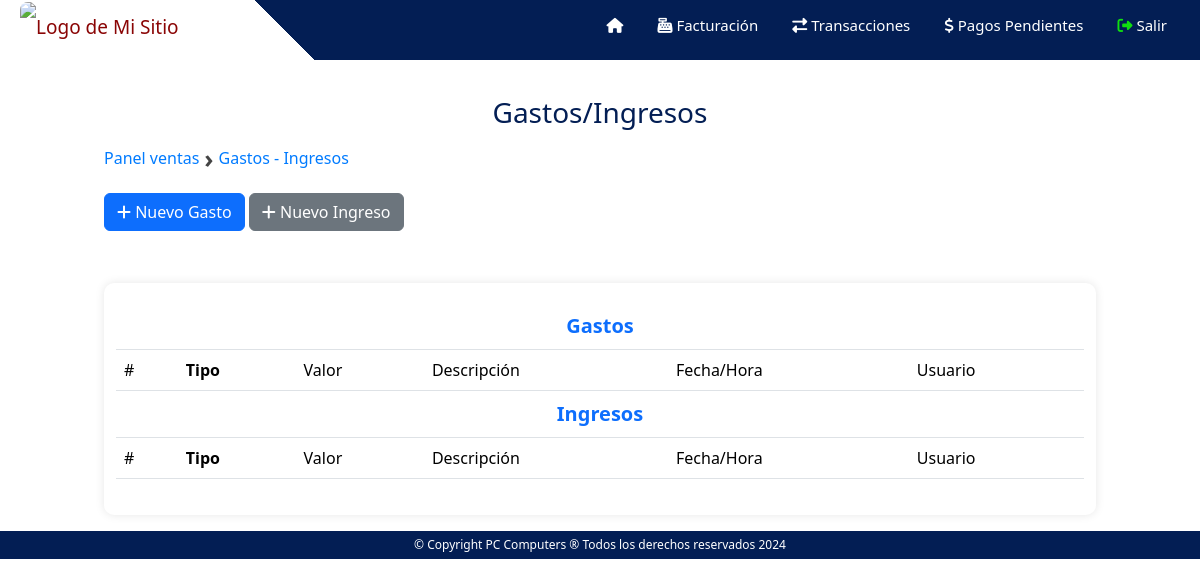
The page /ventas/gastos (signed in) on the database as committed earlier.
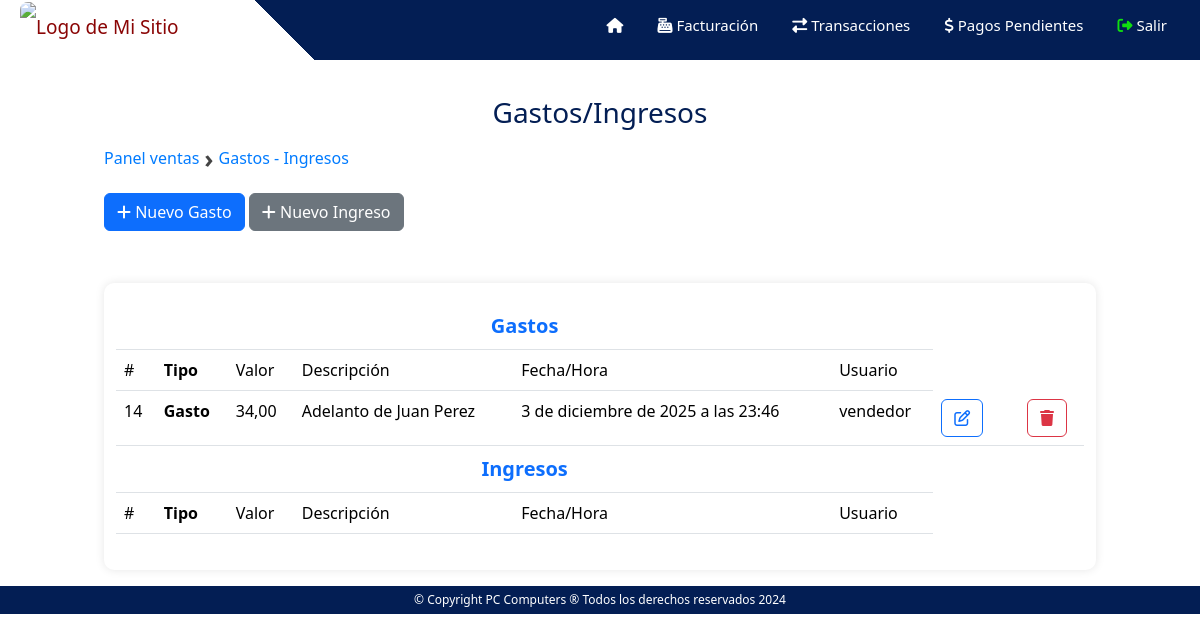
The same page on the database as committed later.
### operacion/models.py (models this page shows)
class Gasto(models.Model):
    caja = models.ForeignKey(Caja, on_delete=models.CASCADE)
    valor = models.DecimalField(max_digits=10, decimal_places=2)
    descripcion = models.CharField(max_length=255)
    fecha_hora = models.DateTimeField(auto_now_add=True)
    usuario = models.CharField(max_length=20,null=True, blank=True)

### ventas/decorators.py (the view)
    def wrapped_view(request, *args, **kwargs):
        if request.user.is_authenticated and request.user.groups.filter(name='Vendedores').exists():
            return view_func(request, *args, **kwargs)
        else:
            return redirect('/')

### ventas/views.py (called while the page is built, shortened)
@vendedor_required
def gastos_ventas(request):
    try:
        vendedor = User.objects.get(username=request.user)
        caja = Caja.objects.filter(cajero=vendedor).latest('fecha_hora_inicio')
        try:
            gastos = Gasto.objects.filter(caja = caja)
            ingresos = Ingreso.objects.filter(caja = caja)
        except Gasto.DoesNotExist:
            gastos = ''
        except Ingreso.DoesNotExist:
            ingresos = ''
        return render(request, 'ventas_gastos.html', {'caja':caja,'gastos':gastos,'ingresos':ingresos})
    except Caja.DoesNotExist:
        return render(request, 'ventas_gastos.html', {})

### templates/ventas_gastos.html (shortened to what this page needs)
{% extends "ventas.html" %}
{% block content %}
{% load static %}
<h3 class="title">Gastos/Ingresos</h3>
<div class="breadcrumb">
    <a href="/ventas">Panel ventas</a>
    <span>›</span>
    <a href="/ventas/ingresos">Gastos - Ingresos</a>
</div>
  {%if caja.estado == 'abierta' %}
    <button type="button" class="btn btn-primary mb-1" data-toggle="modal" data-target="#modalNuevoGasto">
        <i class="fas fa-plus"></i> Nuevo Gasto
    </button>
    <button type="button" class="btn btn-secondary mb-1" data-toggle="modal" data-target="#modalNuevoIngreso">
        <i class="fas fa-plus"></i> Nuevo Ingreso
    </button>
  {%else%}
    <div class="alerta">
        <p class="alerta-icono"><i class="fa-solid fa-ban"></i></p>
        <p class="alerta-leyenda">Apertura la caja para agregar nuevos gastos o ingresos.</p>
    </div>
  {%endif%}
<div class="container mt-5">
  <table class="table">
      <thead>
        <tr>
            <th colspan="6" class="text-center text-primary fs-5">
                <b>Gastos</b>
            </th>
        </tr>
          <tr>
              <th>#</th>
              <th><b>Tipo</b></th>
              <th>Valor</th>
              <th>Descripción</th>
              <th>Fecha/Hora</th>
              <th>Usuario</th>
          </tr>
      </thead>
      <tbody>
           {% for gasto in gastos%}
            <tr>
                <td>{{gasto.id}}</td>
                <td><b>Gasto</b></td>
                <td>{{gasto.valor}}</td>
                <td>{{gasto.descripcion}}</td>
                <td>{{gasto.fecha_hora}}</td>
                <td>{{gasto.usuario}}</td>
                <td><button
                    type="button"
                    class="btn btn-outline-primary btnEditarGasto"
                    data-toggle="modal"
                    data-target="#modalEditarGasto"
                    data-id="{{ gasto.id }}"
                    data-valor="{{ gasto.valor|floatformat:2 }}"
                    data-descripcion="{{ gasto.descripcion }}">
                    <i class="fa-regular fa-pen-to-square"></i>
                </button></td>
                <td><td>
                <button
                    type="button"
                    class="btn btn-outline-danger btnEliminarGasto"
                    data-toggle="modal"
                    data-target="#modalEliminarGasto"
                    data-id="{{ gasto.id }}">
                    <i class="fa-solid fa-trash"></i>
                </button>
            </td></td>
            </tr>
          {% endfor %}
      </tbody>
      <thead>
        <tr>
            <th colspan="6" class="text-center text-primary fs-5">
                <b>Ingresos</b>
            </th>
        </tr>
          <tr>
              <th>#</th>
              <th><b>Tipo</b></th>
              <th>Valor</th>
              <th>Descripción</th>
              <th>Fecha/Hora</th>
              <th>Usuario</th>
          </tr>
      </thead>
  </table>
</div>
{% endblock %}

Rows that differ between the two databases and show on the page:
added Gasto: id "14", valor "34,00", descripcion "Adelanto de Juan Perez", fecha_hora "3 de diciembre de 2025 a las 23:46", usuario "vendedor"
